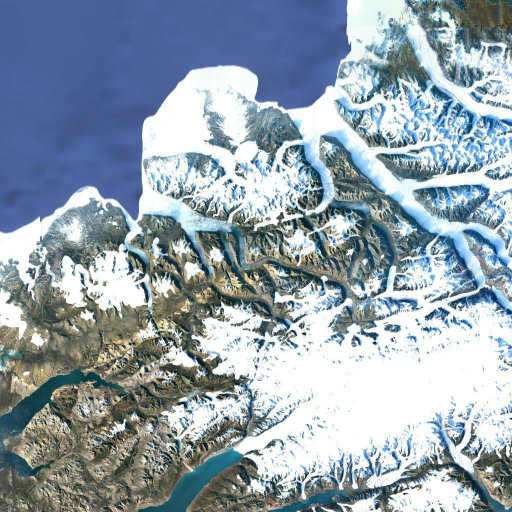
#> input picture Python/input/chunk1.jpg, 1024 x 1024 px (shown at 1/2 size); its folder holds only this picture in this run
$ python file.py
#> lines starting #> are read from the running program, lines starting #| are printed output that depends on the picture

#
# Author : Marc Meinhardt
# Build Date : 07/20/2021
# Title : Generative Art
#

from PIL import ImageTk, Image, ImageChops, ImageFilter
import os, os.path


# MARKUP - : Properties

imageName = "chunk1"
fileExtension = ".jpg"

mainDirPath = "."
inputPath = "input"

size_1020 = (1020,1020)

# MARKUP - : filters
# Rank Filter
# Marble Filter
# Diffuse Filter
# Bump Filter
# Noise Filter
# Pointillize Filter
# Smear Filter
# Despeckle Filter
# Oil Filter
# Sharpen Filter
# Edge Filter
# Laplace Filter

filters = {
    "blur": ImageFilter.BLUR,
    "contour": ImageFilter.CONTOUR,
    "detail": ImageFilter.DETAIL,
    "edge enhance": ImageFilter.EDGE_ENHANCE,
    "edge enhance more": ImageFilter.EDGE_ENHANCE_MORE,
    "emboss": ImageFilter.EMBOSS,
    "find edges": ImageFilter.FIND_EDGES,
    "sharpen": ImageFilter.SHARPEN,
    "smooth": ImageFilter.SMOOTH,
    "smooth more": ImageFilter.SMOOTH_MORE,
    "box blur": ImageFilter.BoxBlur(10),
    "gaussian blur": ImageFilter.GaussianBlur(25),
    "unsharp mark": ImageFilter.UnsharpMask,
    "rank filter": ImageFilter.RankFilter(size=3, rank=0),
    "median": ImageFilter.MedianFilter(size=3),
}


# MARKUP - : Functions

if __name__ == "__main__":

    for f in os.listdir(inputPath):
        if f.endswith(fileExtension):

            im = Image.open(os.path.join(inputPath,f))
#> im is the input picture: PIL image 1024x1024 RGB; mean R, G, B 146.7, 160.9, 172.1

            fn, fext = os.path.splitext(f)
            print( f, "|", "image size :", im.size, "|", "colour mode: ", im.mode )
#| chunk1.jpg | image size : (1024, 1024) | colour mode:  RGB

            #######################

            # MARKUP - : Image Processing

            imLevel1_ProcessedRank = im.filter(filters["rank filter"])
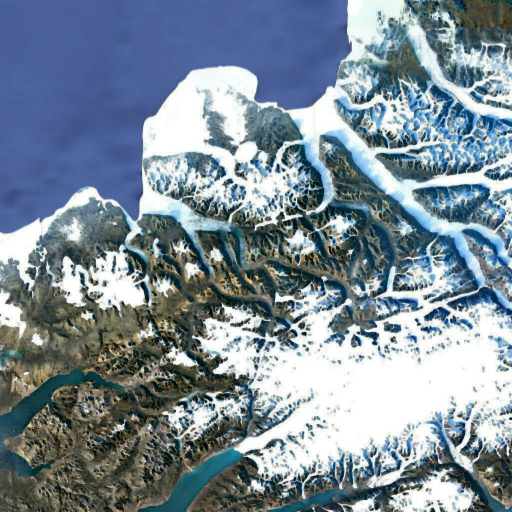
#> imLevel1_ProcessedRank: PIL image 1024x1024 RGB (shown at 1/2 size); mean R, G, B 124.6, 139.8, 151.5
            imLevel2_ProcessedRank = imLevel1_ProcessedRank.filter(filters["median"])

            # [9 lines of commented-out code are left out]
            imLevel2_ProcessedRank.save('./output/{}_processed{}'.format(fn, fext))

            # MARKUP - : convert to png and save in png folder
            # i.save('./output/pngs/{}.png'.format(fn))

            # MARKUP - : resize and save in 1020 folder
            #i.thumbnail(size_1020)
            #i.save('output/{}_1020{}'.format(fn, fext))
